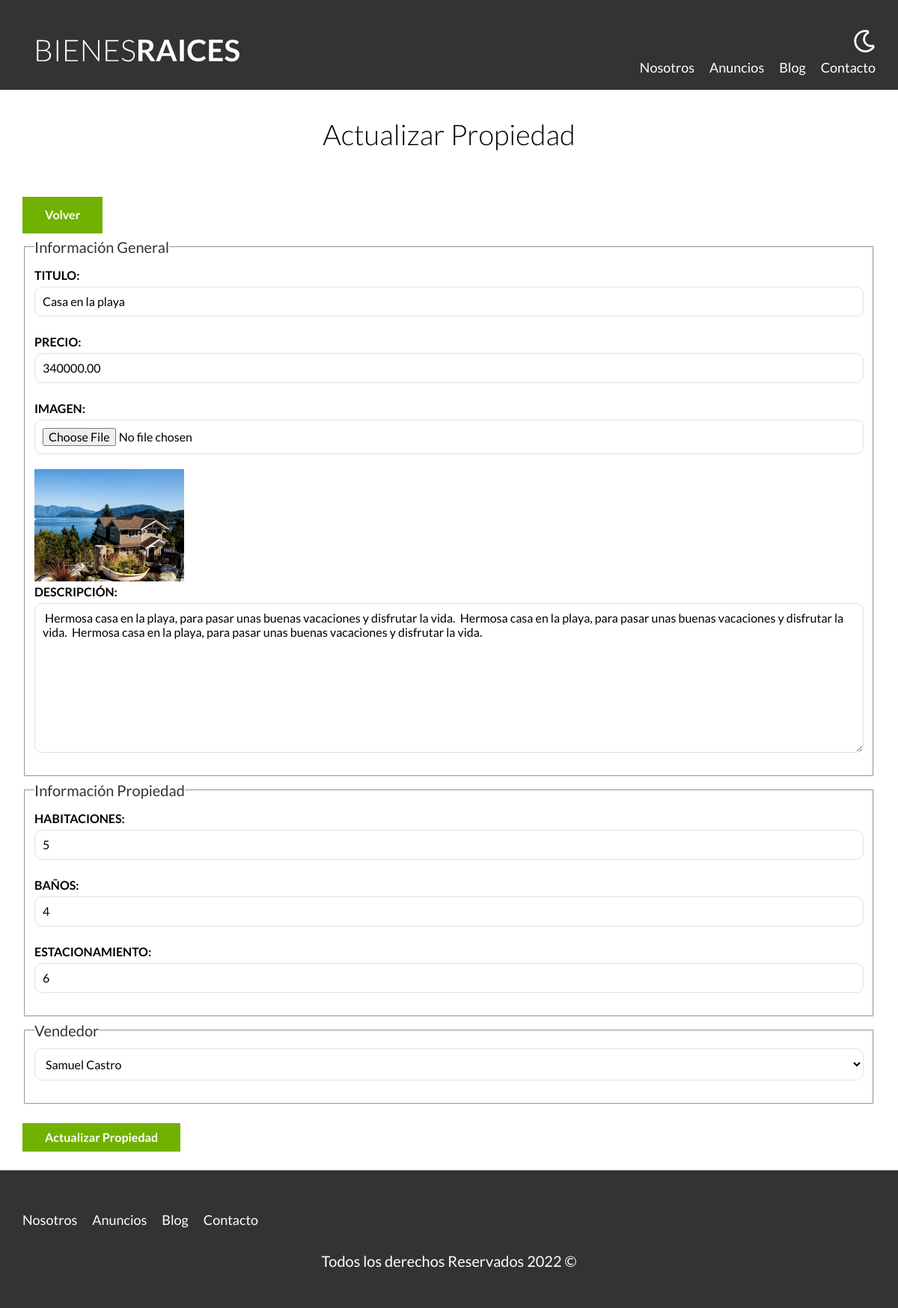
Page /admin/propiedades/actualizar.php?id=7 on the committed database.
### tables this page shows
CREATE TABLE `propiedades` (
  `id` int NOT NULL AUTO_INCREMENT,
  `titulo` varchar(60) DEFAULT NULL,
  `precio` decimal(10,2) DEFAULT NULL,
  `imagen` varchar(200) DEFAULT NULL,
  `descripcion` longtext,
  `habitaciones` int DEFAULT NULL,
  `wc` int DEFAULT NULL,
  `estacionamiento` int DEFAULT NULL,
  `creado` date DEFAULT NULL,
  `vendedorId` int DEFAULT NULL,
  PRIMARY KEY (`id`),
  KEY `vededorId_idx` (`vendedorId`),
  CONSTRAINT `vededorId` FOREIGN KEY (`vendedorId`) REFERENCES `vendedores` (`id`)
);

CREATE TABLE `vendedores` (
  `id` int NOT NULL AUTO_INCREMENT,
  `nombre` varchar(45) DEFAULT NULL,
  `apellido` varchar(45) DEFAULT NULL,
  `telefono` varchar(10) DEFAULT NULL,
  PRIMARY KEY (`id`)
);

### admin/propiedades/actualizar.php (the view, shortened to what this page needs)
<?php
    $id = $_GET['id'];
    $id = filter_var($id, FILTER_VALIDATE_INT);
    $db = conectarDB();
    $consulta = "SELECT * FROM propiedades WHERE id = ${id}";
    $resultado = mysqli_query($db, $consulta);
    $propiedad = mysqli_fetch_assoc($resultado);
    $consulta = "SELECT * FROM vendedores";
    $resultado = mysqli_query($db, $consulta);
    $titulo = $propiedad['titulo'];
    $precio = $propiedad['precio'];
    $descripcion = $propiedad['descripcion'];
    $habitaciones = $propiedad['habitaciones'];
    $wc = $propiedad['wc'];
    $estacionamiento = $propiedad['estacionamiento'];
    $vendedorId = $propiedad['vendedorId'];
    $imagenPropiedad = $propiedad['imagen'];
?>
    <main class="contenedor seccion">
        <h1>Actualizar Propiedad</h1>
        <a href="/admin" class="boton boton-verde">Volver</a>
        <form class="formulario" method="POST" enctype="multipart/form-data">
            <fieldset>
                <legend>Información General</legend>
                    <label for="titulo">Titulo:</label>
                    <input type="text" id="titulo" name="titulo" placeholder = "Titulo Propiedad" value="<?php echo $titulo; ?>">
                    <label for="precio">Precio:</label>
                    <input type="number" name="precio" id="precio" placeholder = "Precio Propiedad" value="<?php echo $precio; ?>">
                    <label for="imagen">Imagen:</label>
                    <input type="file" id="imagen" accept = "image/jpeg, image/png" name="imagen">
                    <img src="/imagenes/<?php echo $imagenPropiedad; ?>" class="imagen-small">
                    <label for="descripcion">Descripción:</label>
                    <textarea id="descripcion" name="descripcion"><?php echo $descripcion; ?> </textarea>
            </fieldset>
            <fieldset>
                <legend>Información Propiedad</legend>
                <label for="habitaciones">Habitaciones:</label>
                <input type="number" name ="habitaciones" id="habitaciones" placeholder="Ej: 3" min="1" max="9" value="<?php echo $habitaciones; ?>">
                <label for="wc">Baños:</label>
                <input type="number" name ="wc" id="wc" placeholder = "Ej: 3" min="1" max="9" value="<?php echo $wc; ?>">
                <label for="estacionamiento">Estacionamiento:</label>
                <input type="number" name ="estacionamiento" id="estacionamiento" placeholder = "Ej: 3" min="1" max="9" value="<?php echo $estacionamiento; ?>">
            </fieldset>
            <fieldset>
                <legend>Vendedor</legend>
                <select name="vendedor">
                    <?php while($vendedor =  mysqli_fetch_assoc($resultado) ) : ?>
                        <option  <?php echo $vendedorId === $vendedor['id'] ? 'selected' : ''; ?>   value="<?php echo $vendedor['id']; ?>"> <?php echo $vendedor['nombre'] . " " . $vendedor['apellido']; ?> </option>
                    <?php endwhile; ?>
                </select>
            </fieldset>
            <input type="submit" value="Actualizar Propiedad" class="boton boton-verde">
        </form>
    </main>

### build/css/app.css (style rules this page uses)
html { -webkit-text-size-adjust:100%;line-height:1.15 }
body { margin:0 }
main { display:block }
h1 { font-size:2em;margin:.67em 0 }
a { background-color:transparent }
img { border-style:none }
button,input,optgroup,select,textarea { font-family:inherit;font-size:100%;line-height:1.15;margin:0 }
button,input { overflow:visible }
button,select { text-transform:none }
[type=button],[type=reset],[type=submit],button { -webkit-appearance:button }
fieldset { padding:.35em .75em .625em }
legend { box-sizing:border-box;color:inherit;display:table;max-width:100%;padding:0;white-space:normal }
textarea { overflow:auto }
html { box-sizing:border-box;font-size:62.5% }
*,:after,:before { box-sizing:inherit }
body { font-family:Lato,sans-serif;font-size:1.6rem;line-height:1.8 }
.contenedor { margin:0 auto;max-width:120rem;width:95% }
a { text-decoration:none }
img,picture { display:block;width:100% }
h1,h2,h3 { font-family:Lato,sans-serif;font-weight:300;margin:2.5rem 0;text-align:center }
h1 { font-size:3.8rem }
.seccion { margin-bottom:2.5rem;margin-top:2.5rem }
.boton-verde { background-color:#71b100;border:none;color:#fff;display:inline-block;font-weight:700;margin-top:2.5rem;padding:1rem 3rem;text-align:center;text-decoration:none }
.formulario legend { color:#333;font-size:2rem }
.formulario label { display:block;font-weight:700;text-transform:uppercase }
.formulario input:not([type=submit]),.formulario select,.formulario textarea { background-color:#fff;border:1px solid #e1e1e1;border-radius:1rem;display:block;margin-bottom:2rem;padding:1rem;width:100% }
.formulario textarea { height:20rem }
.imagen-small { width:20rem }

### rows in the picture
propiedades: titulo "Casa en la playa", precio "340000.00", imagen (picture), descripcion "Hermosa casa en la playa, para pasar unas buenas vacaciones y disfrutar la vida. Hermosa casa en la playa, para pasar unas buenas vacaciones y disfrutar la vida. Hermosa casa en la playa, para pasar unas buenas vacaciones y disfrutar la vida.", habitaciones "5", wc "4", estacionamiento "6", vendedor "Samuel Castro"
